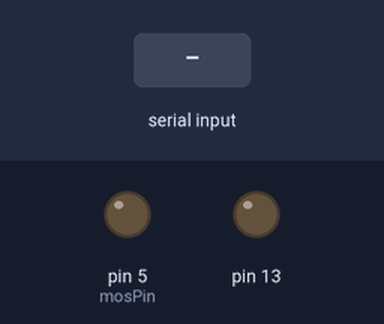
This sketch was run on a simulated Arduino Uno, built with avr-gcc and run on an emulated ATmega328P. On the bench: output pins drawn as LEDs (lit = HIGH). Inputs (shaded band) come from the test bench. What the sketch prints to the serial monitor is not drawn.

Above: at 1.2 s.
1.3 s: "O" received over the second serial link
3.5 s: "2" received over the second serial link
5.0 s: "1" received over the second serial link
At 7.3 s:
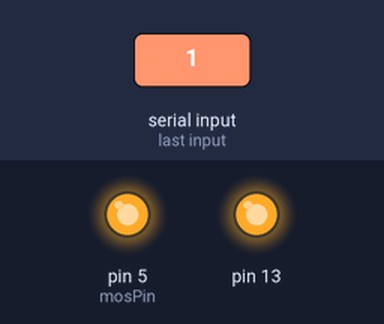
Timing chart, 0 to 8.8 s (numbered marks = the images above; inputs shaded):
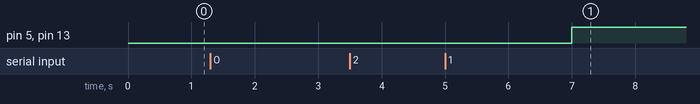

Measured:
- after the input at 1.3 s, every drawn part: stays the same
- after the input at 3.5 s, every drawn part: stays the same
- after the input at 5.0 s, pin 5 (mosPin), pin 13: LOW → HIGH after 2.0 s

The sketch:

SmartFilm.ino
```cpp
#include <SoftwareSerial.h>

SoftwareSerial btSerial(2, 3);  // write pins for BLE's TX, RX

int mosPin = 5;
boolean turnOn = false;

#define BUFFER_SIZE 3
char Buffer[BUFFER_SIZE] = {0x00,0x00,0x00};

unsigned long mosUpdateTime = 0;


void setup() {
  pinMode(13, OUTPUT);
  pinMode(mosPin, OUTPUT);

  Serial.begin(9600);
  btSerial.begin(9600);

  digitalWrite(13, LOW);
  digitalWrite(mosPin, LOW);

  Serial.println("Hello world~!!");
}

void loop() {
  while (btSerial.available() > 0) {
    char command = btSerial.read();
    Serial.write(command);

    // Add received byte to buffer
    for(int i=0; i<BUFFER_SIZE-1; i++) {
      Buffer[i] = Buffer[i+1];
    }
    Buffer[BUFFER_SIZE-1] = command;

    // check command
    if(Buffer[0] == 'O') {
      if(Buffer[1] == '2' && Buffer[2] == '0') {
        turnOn = false;
        mosUpdateTime = millis();
      } else if(Buffer[1] == '2' && Buffer[2] == '1') {
        turnOn = true;
        mosUpdateTime = millis();
      }
    }
  }  // End of if (btSerial.available() > 0)

  if(millis() - mosUpdateTime > 2000) {
    setScreen(turnOn);
    mosUpdateTime = millis();
  }

}  // End of loop


void setScreen(boolean isOn) {
  if(isOn) {
    digitalWrite(13, HIGH);
    digitalWrite(mosPin, HIGH);
    Serial.println("Turn on screen !!");
  } else {
    digitalWrite(13, LOW);
    digitalWrite(mosPin, LOW);
    Serial.println("Turn off screen !!");
  }
}
```
